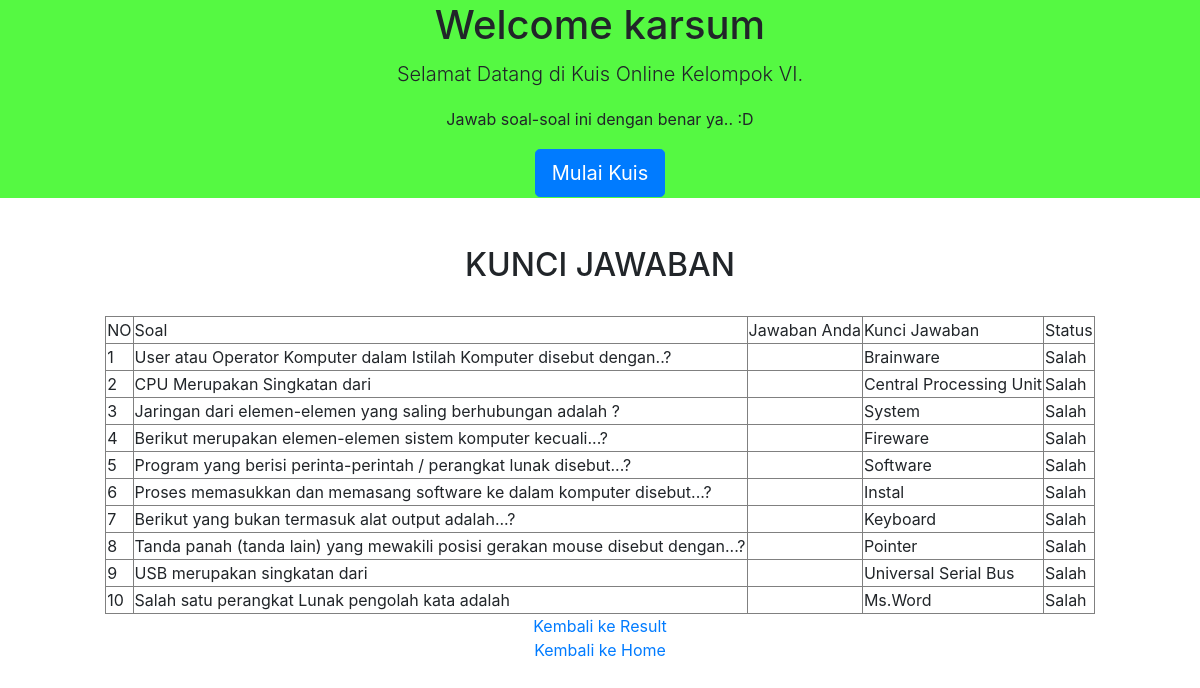
Before: /halaman/index.php?page=kunci with the older database file.
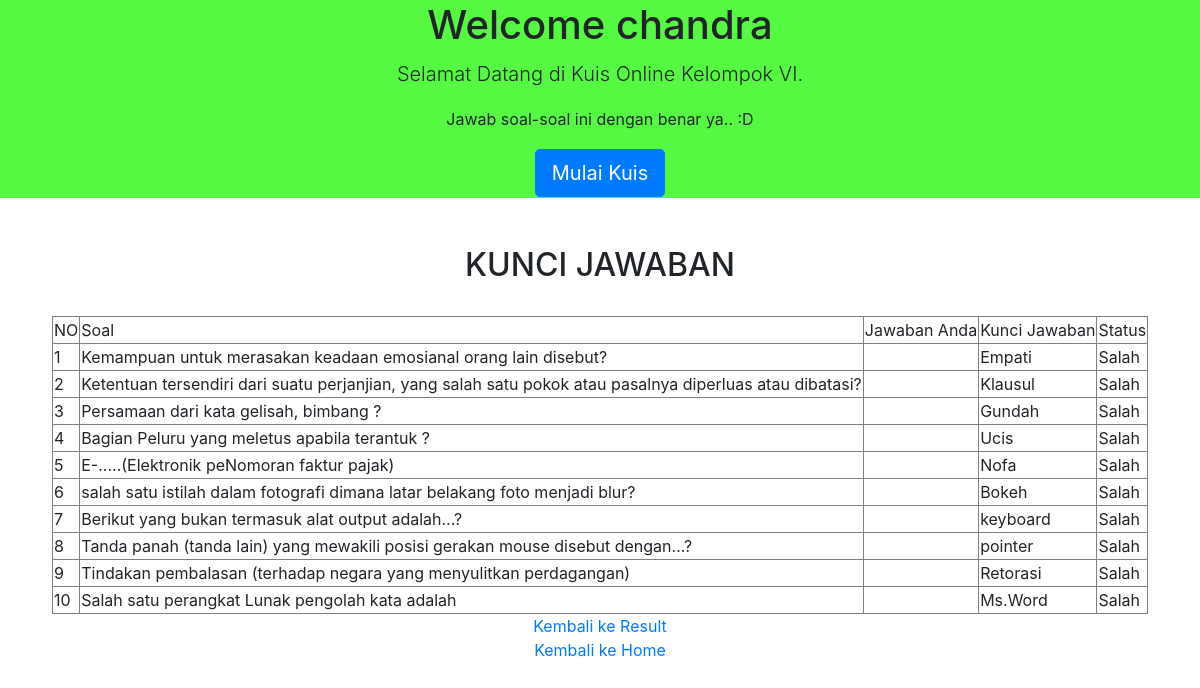
After: the same page with the newer database file.
### tables this page shows
CREATE TABLE `peserta` (
  `id_user` int(20) NOT NULL,
  `nama` varchar(100) NOT NULL,
  `email` varchar(20) NOT NULL,
  `alamat` text NOT NULL
);

CREATE TABLE `tbl_soal` (
  `id_soal` int(5) NOT NULL,
  `soal` text NOT NULL,
  `a` varchar(30) NOT NULL,
  `b` varchar(30) NOT NULL,
  `c` varchar(30) NOT NULL,
  `d` varchar(30) NOT NULL,
  `knc_jawaban` varchar(30) NOT NULL,
  `jawaban` varchar(100) NOT NULL,
  `aktif` enum('Y','N') NOT NULL DEFAULT 'Y'
);

### halaman/kunci.php (the view, shortened to what this page needs)
<?php
    $jawab = $_SESSION['jawab'];
?>
<!DOCTYPE html>
<html>
<head>
</head>
<body>
 	<center><h2>KUNCI JAWABAN</h2></center><BR>
    <table border="1" align="center" style="text-align: ">
        <tr>
            <td>NO</td>
            <td>Soal</td>
            <td>Jawaban Anda</td>
            <td>Kunci Jawaban</td>
            <td>Status</td>
        </tr>
        <?php
            $i = 0;
            $benar = $salah = 0;
            $sql =mysqli_query($koneksi,"select * from tbl_soal WHERE aktif='Y'");
            while($key = mysqli_fetch_array($sql)){
        ?>
        <tr>
            <td><?php echo $i+1; ?></td>
            <td><?php echo $key['soal']; ?></td>
            <td><?php echo $jawab[$i] ?></td>
            <td><?php echo $key['jawaban']; ?></td>
            <td>
                <?php
                    if ($jawab[$i] == $key['jawaban']) {
                        echo "Benar";
                        $benar++;
                    }else{
                        echo "Salah";
                    }
                 ?>
            </td>
        </tr>
        <?php
                $i++;
            }
         ?>
    </table>
 	<div align="center"><a href="index.php?page=jawab">Kembali ke Result</a></div>
	<div align="center"><a href="../index.php">Kembali ke Home</a></div>
</body>
</html>

### halaman/index.php (shortened to what this page needs)
<!doctype html>
<html>
<head>
	<link rel="stylesheet" href="../asset/css/bootstrap.css">
</head>
<body>
	<?php
	$qry=mysqli_query($koneksi, "select nama from peserta order by id_user desc");
	$data=mysqli_fetch_array($qry);
	$nama=$data['nama'];
	?>
	<table border="0" width="100%" bgcolor="#55F942">
		<tr>
			<td>
				<center><h1>Welcome <?php echo "$nama"; ?></h1></center>
		    </td>
		</tr>
		<tr>
			<td>
				<center><p class="lead">Selamat Datang di Kuis Online Kelompok VI.</p></center>
			</td>
		</tr>
		<tr>
			<td>
				<center><p>Jawab soal-soal ini dengan benar ya.. :D</p></center>
			</td>
		</tr>
		<tr>
			<td><center><a class="btn btn-primary btn-lg" href="index.php?page=soal" role="button">Mulai Kuis</a></center></td>
		</tr>
	</table> <br><br>
<?php
if(isset($_GET['page']))
{$page=$_GET['page'];
 switch($page)
{
 case "kunci":
 include "../halaman/kunci.php";
 break;
}
}
?>
</body>
</html>

Changed rows visible on the page:
no longer on this page (row unchanged): peserta: nama "karsum"
removed tbl_soal: soal "User atau Operator Komputer dalam Istilah Komputer disebut dengan..?", jawaban "Brainware", shows "Salah"
removed tbl_soal: soal "CPU Merupakan Singkatan dari", jawaban "Central Processing Unit", shows "Salah"
removed tbl_soal: soal "Jaringan dari elemen-elemen yang saling berhubungan adalah ?", jawaban "System", shows "Salah"
removed tbl_soal: soal "Berikut merupakan elemen-elemen sistem komputer kecuali...?", jawaban "Fireware", shows "Salah"
removed tbl_soal: soal "Proses memasukkan dan memasang software ke dalam komputer disebut...?", jawaban "Instal", shows "Salah"
removed tbl_soal: soal "USB merupakan singkatan dari", jawaban "Universal Serial Bus", shows "Salah"
added peserta: nama "chandra"
added tbl_soal: soal "Kemampuan untuk merasakan keadaan emosianal orang lain disebut?", jawaban "Empati", shows "Salah"
added tbl_soal: soal "Ketentuan tersendiri dari suatu perjanjian, yang salah satu pokok atau pasalnya diperluas atau dibatasi?", jawaban "Klausul", shows "Salah"
added tbl_soal: soal "Persamaan dari kata gelisah, bimbang ?", jawaban "Gundah", shows "Salah"
added tbl_soal: soal "Bagian Peluru yang meletus apabila terantuk ?", jawaban "Ucis", shows "Salah"
changed tbl_soal: soal "Program yang berisi perinta-perintah / perangkat lunak disebut...?" → "E-.....(Elektronik peNomoran faktur pajak)"; jawaban "Software" → "Nofa"
added tbl_soal: soal "salah satu istilah dalam fotografi dimana latar belakang foto menjadi blur?", jawaban "Bokeh", shows "Salah"
changed tbl_soal "Berikut yang bukan termasuk alat output adalah...?": jawaban "Keyboard" → "keyboard"
changed tbl_soal "Tanda panah (tanda lain) yang mewakili posisi gerakan mouse disebut dengan...?": jawaban "Pointer" → "pointer"
added tbl_soal: soal "Tindakan pembalasan (terhadap negara yang menyulitkan perdagangan)", jawaban "Retorasi", shows "Salah"
